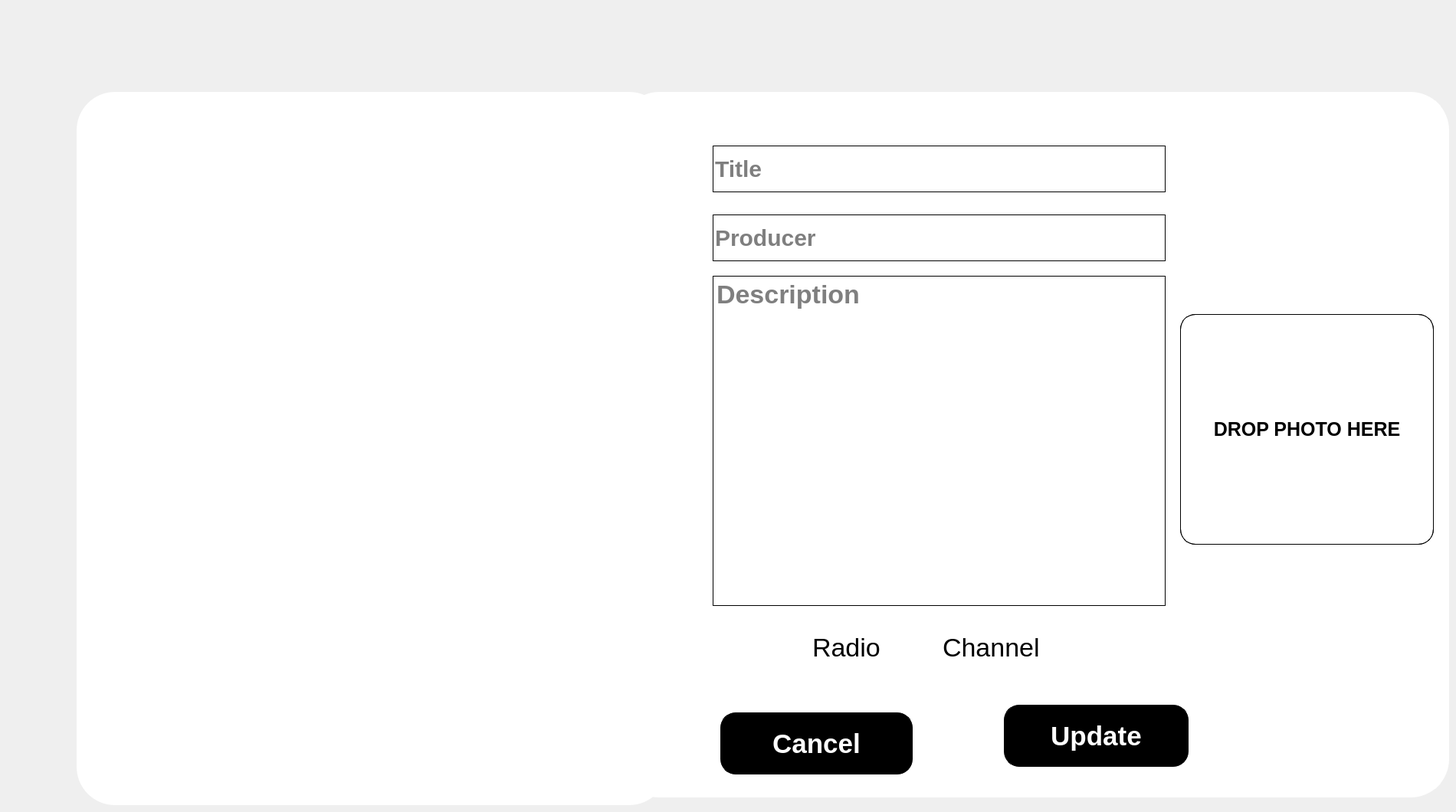
   <widget class="QWidget" name="modifyMedia">
    <widget class="QLabel" name="label_13M_2">
     <property name="geometry">
      <rect>
       <x>810</x>
       <y>120</y>
       <width>1081</width>
       <height>921</height>
      </rect>
     </property>
     <property name="styleSheet">
      <string notr="true">  border: 10px solid white;
border-radius:50px;
border-color:white;
background-color:white;</string>
     </property>
     <property name="text">
      <string/>
     </property>
    </widget>
    <widget class="QLineEdit" name="IDM_2">
     <property name="geometry">
      <rect>
       <x>1160</x>
       <y>200</y>
       <width>0</width>
       <height>0</height>
      </rect>
     </property>
    </widget>
    <widget class="QLineEdit" name="TitleM_2">
     <property name="geometry">
      <rect>
       <x>930</x>
       <y>190</y>
       <width>591</width>
       <height>61</height>
      </rect>
     </property>
     <property name="styleSheet">
      <string notr="true">
 font-family: Ms Shell Dlg;
color:black;

                     font-size: 30px; 
                     font-weight: bold; 
                     
                     background-color: transparent;
                     
                     border: 1px solid black;
border-color:black;

border-radius:none;
</string>
     </property>
     <property name="text">
      <string/>
     </property>
     <property name="placeholderText">
      <string>Title</string>
     </property>
    </widget>
    <widget class="QRadioButton" name="radioButton_2M_2">
     <property name="geometry">
      <rect>
       <x>1210</x>
       <y>810</y>
       <width>201</width>
       <height>71</height>
      </rect>
     </property>
     <property name="styleSheet">
      <string notr="true"> background-color: transparent;
    border: none;

 font-family: Ms Shell Dlg;
color:black;
font-size: 34px; </string>
     </property>
     <property name="text">
      <string>Channel</string>
     </property>
    </widget>
    <widget class="QLabel" name="labelM_2">
     <property name="geometry">
      <rect>
       <x>1540</x>
       <y>410</y>
       <width>331</width>
       <height>301</height>
      </rect>
     </property>
     <property name="styleSheet">
      <string notr="true">
                     font-size: 35px; 
                     font-weight: bold; 
                    
                     background-color: transparent;
                     color: black;
                     border: 1px solid black;
border-radius:20px;

</string>
     </property>
     <property name="text">
      <string/>
     </property>
    </widget>
    <widget class="QLineEdit" name="ProducerM_2">
     <property name="geometry">
      <rect>
       <x>930</x>
       <y>280</y>
       <width>591</width>
       <height>61</height>
      </rect>
     </property>
     <property name="styleSheet">
      <string notr="true">
 font-family: Ms Shell Dlg;
color:black;

                     font-size: 30px; 
                     font-weight: bold; 
                     
                     background-color: transparent;
                     color: black;
                     border: 1px solid black;
border-radius:none;
</string>
     </property>
     <property name="text">
      <string/>
     </property>
     <property name="placeholderText">
      <string>Producer</string>
     </property>
    </widget>
    <widget class="QPushButton" name="cancelButtonM_2">
     <property name="geometry">
      <rect>
       <x>940</x>
       <y>930</y>
       <width>251</width>
       <height>81</height>
      </rect>
     </property>
     <property name="styleSheet">
      <string notr="true">#cancelButtonM_2{
    font-family: &quot;Ms Shell Dlg&quot;;
    font-size: 35px; 
    font-weight: bold; 
    background-color: black;
    color: white;
    border: 1px solid black;
    border-radius: 20px;
}

#cancelButtonM_2:hover {
    background-color: #03224c ;
}
</string>
     </property>
     <property name="text">
      <string>Cancel</string>
     </property>
    </widget>
    <widget class="QTextEdit" name="textEditM_2">
     <property name="geometry">
      <rect>
       <x>930</x>
       <y>360</y>
       <width>591</width>
       <height>431</height>
      </rect>
     </property>
     <property name="styleSheet">
      <string notr="true">
 font-family: Ms Shell Dlg;
color:black;

                     font-size: 34px; 
                     font-weight: bold; 
                     
                     background-color: transparent;
                     color: black;
                     border: 1px solid black;
border-radius:0;

</string>
     </property>
     <property name="html">
      <string>&lt;!DOCTYPE HTML PUBLIC &quot;-//W3C//DTD HTML 4.0//EN&quot; &quot;http://www.w3.org/TR/REC-html40/strict.dtd&quot;&gt;
&lt;html&gt;&lt;head&gt;&lt;meta name=&quot;qrichtext&quot; content=&quot;1&quot; /&gt;&lt;style type=&quot;text/css&quot;&gt;
p, li { white-space: pre-wrap; }
&lt;/style&gt;&lt;/head&gt;&lt;body style=&quot; font-family:'Ms Shell Dlg'; font-size:34px; font-weight:600; font-style:normal;&quot;&gt;
&lt;p style=&quot;-qt-paragraph-type:empty; margin-top:0px; margin-bottom:0px; margin-left:0px; margin-right:0px; -qt-block-indent:0; text-indent:0px; font-family:'MS Shell Dlg 2'; font-size:7.8pt; font-weight:400;&quot;&gt;&lt;br /&gt;&lt;/p&gt;&lt;/body&gt;&lt;/html&gt;</string>
     </property>
     <property name="placeholderText">
      <string>Description</string>
     </property>
    </widget>
    <widget class="QLabel" name="formM_2">
     <property name="geometry">
      <rect>
       <x>100</x>
       <y>120</y>
       <width>771</width>
       <height>931</height>
      </rect>
     </property>
     <property name="contextMenuPolicy">
      <enum>Qt::NoContextMenu</enum>
     </property>
     <property name="styleSheet">
      <string notr="true">background:url(&quot;form.png&quot;);

border-radius:50px;
border-color:white;
background-color:white; </string>
     </property>
     <property name="text">
      <string/>
     </property>
     <property name="scaledContents">
      <bool>true</bool>
     </property>
    </widget>
    <widget class="QTextEdit" name="textEdit_5M_2">
     <property name="geometry">
      <rect>
       <x>330</x>
       <y>350</y>
       <width>491</width>
       <height>441</height>
      </rect>
     </property>
     <property name="styleSheet">
      <string notr="true"> background-color: transparent;
    border: none;
   font-family: CONSOLA;
font-size:50px
 

</string>
     </property>
     <property name="html">
      <string>&lt;!DOCTYPE HTML PUBLIC &quot;-//W3C//DTD HTML 4.0//EN&quot; &quot;http://www.w3.org/TR/REC-html40/strict.dtd&quot;&gt;
&lt;html&gt;&lt;head&gt;&lt;meta name=&quot;qrichtext&quot; content=&quot;1&quot; /&gt;&lt;style type=&quot;text/css&quot;&gt;
p, li { white-space: pre-wrap; }
&lt;/style&gt;&lt;/head&gt;&lt;body style=&quot; font-family:'CONSOLA'; font-size:50px; font-weight:400; font-style:normal;&quot;&gt;
&lt;p style=&quot; margin-top:0px; margin-bottom:0px; margin-left:0px; margin-right:0px; -qt-block-indent:0; text-indent:0px;&quot;&gt;&lt;span style=&quot; font-family:'MS Shell Dlg 2'; font-size:26pt; font-weight:600; color:#ffffff;&quot;&gt;CREAT YOUR &lt;/span&gt;&lt;/p&gt;
&lt;p style=&quot; margin-top:0px; margin-bottom:0px; margin-left:0px; margin-right:0px; -qt-block-indent:0; text-indent:0px;&quot;&gt;&lt;span style=&quot; font-family:'MS Shell Dlg 2'; font-size:26pt; font-weight:600; color:#ffffff;&quot;&gt; &lt;/span&gt;&lt;/p&gt;
&lt;p style=&quot; margin-top:0px; margin-bottom:0px; margin-left:0px; margin-right:0px; -qt-block-indent:0; text-indent:0px;&quot;&gt;&lt;span style=&quot; font-family:'MS Shell Dlg 2'; font-size:26pt; font-weight:600; color:#ffffff;&quot;&gt;       OWN MEDIA&lt;/span&gt;&lt;/p&gt;&lt;/body&gt;&lt;/html&gt;</string>
     </property>
    </widget>
    <widget class="QRadioButton" name="radioButtonM_2">
     <property name="geometry">
      <rect>
       <x>1040</x>
       <y>810</y>
       <width>201</width>
       <height>71</height>
      </rect>
     </property>
     <property name="styleSheet">
      <string notr="true"> background-color: transparent;
    border: none;

 font-family: Ms Shell Dlg;
color:black;
font-size: 34px; 
                    </string>
     </property>
     <property name="text">
      <string>Radio</string>
     </property>
    </widget>
    <widget class="QPushButton" name="updatedButtonM">
     <property name="geometry">
      <rect>
       <x>1310</x>
       <y>920</y>
       <width>241</width>
       <height>81</height>
      </rect>
     </property>
     <property name="styleSheet">
      <string notr="true">#updatedButtonM {
    font-family: &quot;Ms Shell Dlg&quot;;
    font-size: 35px; 
    font-weight: bold; 
    background-color: black;
    color: white;
    border: 1px solid black;
    border-radius: 20px;
}

#updatedButtonM:hover {
    background-color: #03224c ;
}
</string>
     </property>
     <property name="text">
      <string>Update</string>
     </property>
    </widget>
    <widget class="QPushButton" name="imageButtonM_2">
     <property name="geometry">
      <rect>
       <x>1540</x>
       <y>410</y>
       <width>331</width>
       <height>301</height>
      </rect>
     </property>
     <property name="styleSheet">
      <string notr="true">
                     font-size: 25px; 
                     font-weight: bold; 
                    
                     background-color: transparent;
                     color: black;
                     border: 1px solid black;
border-radius:20px;
font-family: &quot;Ms Shell Dlg&quot;;
    
</string>
     </property>
     <property name="text">
      <string>DROP PHOTO HERE</string>
     </property>
    </widget>
   </widget>
